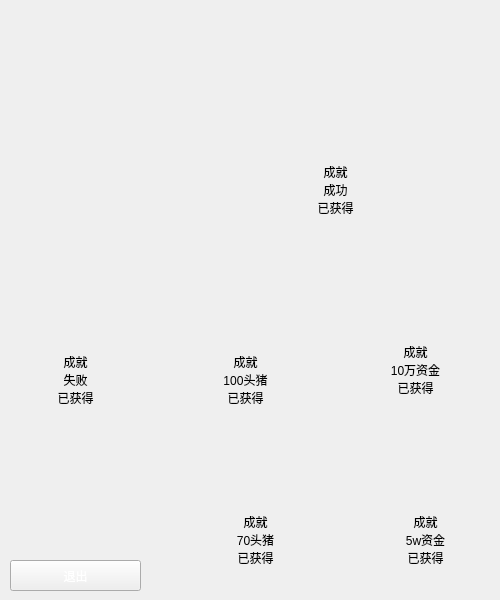
<?xml version="1.0" encoding="UTF-8"?>
<ui version="4.0">
 <class>honor</class>
 <widget class="QMainWindow" name="honor">
  <property name="geometry">
   <rect>
    <x>0</x>
    <y>0</y>
    <width>500</width>
    <height>600</height>
   </rect>
  </property>
  <property name="windowTitle">
   <string>MainWindow</string>
  </property>
  <widget class="QWidget" name="centralwidget">
   <widget class="QLabel" name="label_6">
    <property name="geometry">
     <rect>
      <x>30</x>
      <y>240</y>
      <width>80</width>
      <height>80</height>
     </rect>
    </property>
    <property name="styleSheet">
     <string notr="true">background-image: url(:/res/res/lose.png);</string>
    </property>
    <property name="text">
     <string/>
    </property>
   </widget>
   <widget class="QLabel" name="label_7">
    <property name="geometry">
     <rect>
      <x>390</x>
      <y>420</y>
      <width>80</width>
      <height>80</height>
     </rect>
    </property>
    <property name="styleSheet">
     <string notr="true">background-image: url(:/res/res/broove.png);</string>
    </property>
    <property name="text">
     <string/>
    </property>
   </widget>
   <widget class="QLabel" name="label_8">
    <property name="geometry">
     <rect>
      <x>210</x>
      <y>420</y>
      <width>80</width>
      <height>80</height>
     </rect>
    </property>
    <property name="styleSheet">
     <string notr="true">background-image: url(:/res/res/broove.png);</string>
    </property>
    <property name="text">
     <string/>
    </property>
   </widget>
   <widget class="QLabel" name="label_9">
    <property name="geometry">
     <rect>
      <x>390</x>
      <y>240</y>
      <width>80</width>
      <height>80</height>
     </rect>
    </property>
    <property name="styleSheet">
     <string notr="true">background-image: url(:/res/res/sliver.png);</string>
    </property>
    <property name="text">
     <string/>
    </property>
   </widget>
   <widget class="QLabel" name="label_10">
    <property name="geometry">
     <rect>
      <x>200</x>
      <y>240</y>
      <width>80</width>
      <height>80</height>
     </rect>
    </property>
    <property name="styleSheet">
     <string notr="true">background-image: url(:/res/res/sliver.png);</string>
    </property>
    <property name="text">
     <string/>
    </property>
   </widget>
   <widget class="QLabel" name="label_11">
    <property name="geometry">
     <rect>
      <x>290</x>
      <y>60</y>
      <width>80</width>
      <height>80</height>
     </rect>
    </property>
    <property name="styleSheet">
     <string notr="true">background-image: url(:/res/res/gold.png);</string>
    </property>
    <property name="text">
     <string/>
    </property>
   </widget>
   <widget class="QPushButton" name="pushButton">
    <property name="geometry">
     <rect>
      <x>10</x>
      <y>560</y>
      <width>131</width>
      <height>31</height>
     </rect>
    </property>
    <property name="styleSheet">
     <string notr="true">background-image: url(:/res/res/startbtn/btn_orange.png);
font: 11pt &quot;方正粗圆简体&quot;;
color: rgb(255, 255, 255);</string>
    </property>
    <property name="text">
     <string>退出</string>
    </property>
   </widget>
   <widget class="QLabel" name="label">
    <property name="geometry">
     <rect>
      <x>40</x>
      <y>350</y>
      <width>71</width>
      <height>41</height>
     </rect>
    </property>
    <property name="text">
     <string>成就
失败</string>
    </property>
    <property name="alignment">
     <set>Qt::AlignCenter</set>
    </property>
   </widget>
   <widget class="QLabel" name="label_2">
    <property name="geometry">
     <rect>
      <x>300</x>
      <y>160</y>
      <width>71</width>
      <height>41</height>
     </rect>
    </property>
    <property name="text">
     <string>成就
成功</string>
    </property>
    <property name="alignment">
     <set>Qt::AlignCenter</set>
    </property>
   </widget>
   <widget class="QLabel" name="label_3">
    <property name="geometry">
     <rect>
      <x>210</x>
      <y>350</y>
      <width>71</width>
      <height>41</height>
     </rect>
    </property>
    <property name="text">
     <string>成就
100头猪</string>
    </property>
    <property name="alignment">
     <set>Qt::AlignCenter</set>
    </property>
   </widget>
   <widget class="QLabel" name="label_4">
    <property name="geometry">
     <rect>
      <x>380</x>
      <y>340</y>
      <width>71</width>
      <height>41</height>
     </rect>
    </property>
    <property name="text">
     <string>成就
10万资金</string>
    </property>
    <property name="alignment">
     <set>Qt::AlignCenter</set>
    </property>
   </widget>
   <widget class="QLabel" name="label_5">
    <property name="geometry">
     <rect>
      <x>220</x>
      <y>510</y>
      <width>71</width>
      <height>41</height>
     </rect>
    </property>
    <property name="text">
     <string>成就
70头猪</string>
    </property>
    <property name="alignment">
     <set>Qt::AlignCenter</set>
    </property>
   </widget>
   <widget class="QLabel" name="label_12">
    <property name="geometry">
     <rect>
      <x>390</x>
      <y>510</y>
      <width>71</width>
      <height>41</height>
     </rect>
    </property>
    <property name="text">
     <string>成就
5w资金</string>
    </property>
    <property name="alignment">
     <set>Qt::AlignCenter</set>
    </property>
   </widget>
   <widget class="QLabel" name="label_13">
    <property name="geometry">
     <rect>
      <x>40</x>
      <y>390</y>
      <width>71</width>
      <height>16</height>
     </rect>
    </property>
    <property name="text">
     <string>已获得</string>
    </property>
    <property name="alignment">
     <set>Qt::AlignCenter</set>
    </property>
   </widget>
   <widget class="QLabel" name="label_14">
    <property name="geometry">
     <rect>
      <x>300</x>
      <y>200</y>
      <width>71</width>
      <height>16</height>
     </rect>
    </property>
    <property name="text">
     <string>已获得</string>
    </property>
    <property name="alignment">
     <set>Qt::AlignCenter</set>
    </property>
   </widget>
   <widget class="QLabel" name="label_15">
    <property name="geometry">
     <rect>
      <x>210</x>
      <y>390</y>
      <width>71</width>
      <height>16</height>
     </rect>
    </property>
    <property name="text">
     <string>已获得</string>
    </property>
    <property name="alignment">
     <set>Qt::AlignCenter</set>
    </property>
   </widget>
   <widget class="QLabel" name="label_16">
    <property name="geometry">
     <rect>
      <x>380</x>
      <y>380</y>
      <width>71</width>
      <height>16</height>
     </rect>
    </property>
    <property name="text">
     <string>已获得</string>
    </property>
    <property name="alignment">
     <set>Qt::AlignCenter</set>
    </property>
   </widget>
   <widget class="QLabel" name="label_17">
    <property name="geometry">
     <rect>
      <x>220</x>
      <y>550</y>
      <width>71</width>
      <height>16</height>
     </rect>
    </property>
    <property name="text">
     <string>已获得</string>
    </property>
    <property name="alignment">
     <set>Qt::AlignCenter</set>
    </property>
   </widget>
   <widget class="QLabel" name="label_18">
    <property name="geometry">
     <rect>
      <x>390</x>
      <y>550</y>
      <width>71</width>
      <height>16</height>
     </rect>
    </property>
    <property name="text">
     <string>已获得</string>
    </property>
    <property name="alignment">
     <set>Qt::AlignCenter</set>
    </property>
   </widget>
  </widget>
 </widget>
 <resources/>
 <connections/>
</ui>
